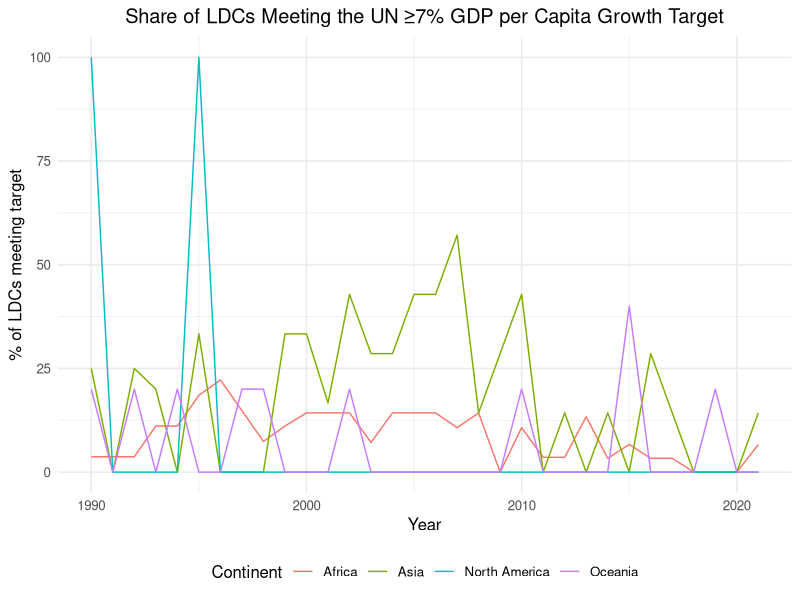

Write R code to recreate this figure.
library(tidyverse)
library(dplyr)
library(ggplot2)
library(purrr)
library(patchwork)

# Importing Data Sets

Continent_Classification <- read.csv("data sets/continents-according-to-our-world-in-data.csv")
GDP_per_capita <- read.csv("data sets/gdp-per-capita-worldbank.csv")
LDC <- read.csv("data sets/LDC.csv")
World_Population <- read.csv("data sets/world population.csv")
NEET <- read.csv("data sets/youth-not-in-education-employment-training.csv")


# Rename Columns

colnames(GDP_per_capita) <- c("Country", "Code", "Year", "GDP_Per_Capita")
colnames(Continent_Classification) <- c("Country", "Code", "Year", "Continent")
colnames(World_Population) <- c("Country", "Code", "Year", "Population")


# Convert columns to correct types

GDP_per_capita <- GDP_per_capita %>%
  mutate(
    Country = as.character(Country),
    Code = as.character(Code),
    Year = as.integer(Year),
    GDP_Per_Capita = map_dbl(GDP_Per_Capita, as.numeric)
  )

Continent_Classification <- Continent_Classification %>%
  mutate(
    Country = as.character(Country),
    Code = as.character(Code),
    Year = as.integer(Year),
    Continent = as.character(Continent)
  )

World_Population <- World_Population %>%
  mutate(
    Country = as.character(Country),
    Code = as.character(Code),
    Year = as.integer(Year),
    Population = as.numeric(Population)
  )

# Combine Data Sets

GDP_Continent_Population_Combined <- GDP_per_capita %>%
  left_join(Continent_Classification %>% select(Code, Continent), by = "Code") %>%
  left_join(World_Population %>% select(Code, Year, Population), by = c("Code", "Year"))


GDP_Continent_Population_Combined <- GDP_Continent_Population_Combined %>%
  drop_na()


# LDC Classification

GDP_Continent_Population_Combined <- GDP_Continent_Population_Combined %>%
  mutate(LDC_Status = Country %in% LDC$Country & Year %in% LDC$Year)

# Add growth rate

GDP_Continent_Population_Combined <- GDP_Continent_Population_Combined %>%
  arrange(Country, Year) %>%  
  group_by(Country) %>%
  mutate(GDP_growth_rate = (GDP_Per_Capita - lag(GDP_Per_Capita)) / lag(GDP_Per_Capita) * 100) %>%
  ungroup()


# Compute Continent Growth

continent_growth <- GDP_Continent_Population_Combined %>%
  group_by(Continent, Year) %>%
  summarise(
    weighted_gdp_pc = sum(GDP_Per_Capita * Population, na.rm = TRUE) / sum(Population, na.rm = TRUE), # weighted gdp_pc
    average_gdp_pc  = mean(GDP_Per_Capita, na.rm = TRUE),  # average gdp_pc
    .groups = "drop"
  ) %>%
  arrange(Continent, Year) %>%
  group_by(Continent) %>%
  mutate(weighted_growth = (weighted_gdp_pc / lag(weighted_gdp_pc) - 1) * 100) %>% # growth rate weighted by population
  mutate(average_growth = (average_gdp_pc / lag(average_gdp_pc) - 1) * 100) %>% # Average growth rate
  ungroup()


# NA during the years will affect accuracy of gdp growth rate
na_counts <- GDP_Continent_Population_Combined %>%
  group_by(Continent, Year) %>%
  summarise(
    na_GDP_growth_rate = sum(is.na(GDP_growth_rate)),
    .groups = "drop"
  ) %>%
  arrange(Continent, Year)
# Europe in 1995 is unreliable because 8 country have NA growth rate


# Plotting the graph for Continents

# Africa
Africa_growth <- ggplot(subset(continent_growth, Continent == "Africa"), aes(x = Year)) +
  geom_line(aes(y = weighted_growth, color = "Weighted")) +
  geom_line(aes(y = average_growth, color = "Average")) +
  labs(title = "Oceania", y = "Growth Rate (%)", x=NULL) +
  theme_minimal()

# Asia
Asia_growth <- ggplot(subset(continent_growth, Continent == "Asia"), aes(x = Year)) +
  geom_line(aes(y = weighted_growth, color = "Weighted")) +
  geom_line(aes(y = average_growth, color = "Average")) +
  labs(title = "Oceania", y = "Growth Rate (%)", x=NULL) +
  theme_minimal()

# Europe
Europe_growth <- ggplot(subset(continent_growth, Continent == "Europe"), aes(x = Year)) +
  geom_line(aes(y = weighted_growth, color = "Weighted")) +
  geom_line(aes(y = average_growth, color = "Average")) +
  labs(title = "Oceania", y = "Growth Rate (%)", x=NULL) +
  theme_minimal()

# North America
NorthAmerica_growth <- ggplot(subset(continent_growth, Continent == "North America"), aes(x = Year)) +
  geom_line(aes(y = weighted_growth, color = "Weighted")) +
  geom_line(aes(y = average_growth, color = "Average")) +
  labs(title = "Oceania", y = "Growth Rate (%)", x=NULL) +
  theme_minimal()

# South America
SouthAmerica_growth  <- ggplot(subset(continent_growth, Continent == "South America"), aes(x = Year)) +
  geom_line(aes(y = weighted_growth, color = "Weighted")) +
  geom_line(aes(y = average_growth, color = "Average")) +
  labs(title = "Oceania", y = "Growth Rate (%)", x=NULL) +
  theme_minimal()

# Oceania
Oceania_growth  <- ggplot(subset(continent_growth, Continent == "Oceania"), aes(x = Year)) +
  geom_line(aes(y = weighted_growth, color = "Weighted")) +
  geom_line(aes(y = average_growth, color = "Average")) +
  labs(title = "Oceania", y = "Growth Rate (%)", x=NULL) +
  theme_minimal()

# Combine all six with one shared legend
Growth_Combined_Plot <- (Africa_growth | Asia_growth | Europe_growth) /
  (NorthAmerica_growth | SouthAmerica_growth | Oceania_growth) +
  plot_annotation(title = "GDP per Capita Growth by Continent",
                  theme = theme(plot.title = element_text(hjust = 0.5))) +
  plot_layout(guides = "collect") &
  theme(legend.position = "bottom")




# Share of LDC meeting the 7% target every year

ldc_target_share <- GDP_Continent_Population_Combined %>%
  filter(LDC_Status) %>%                                   # keep only LDCs
  group_by(Continent, Year) %>%
  summarise(
    n_ldc         = n_distinct(Country),                   # LDC count observed
    n_meet        = n_distinct(Country[GDP_growth_rate >= 7]),
    share_meeting = if_else(n_ldc > 0, 100 * n_meet / n_ldc, NA_real_), # percent
    .groups = "drop"
  )

# Plot the share of LDC meeting target

ggplot(ldc_target_share, aes(x = Year, y = share_meeting, color = Continent)) +
  geom_line(size = 0.5) +
  labs(
    title = "Share of LDCs Meeting the UN ≥7% GDP per Capita Growth Target",
    x = "Year",
    y = "% of LDCs meeting target",
    color = "Continent"
  ) +
  theme_minimal(base_size = 12) +
  theme(
    legend.position = "bottom",
    plot.title = element_text(hjust = 0.5)   # center title
  )


# The growth rate of LDC


# LDC GDP per capita growth (weighted vs average) by continent-year

ldc_continent_growth <- GDP_Continent_Population_Combined %>%
  filter(LDC_Status) %>%
  group_by(Continent, Year) %>%
  summarise(
    weighted_gdp_pc_ldc = sum(GDP_Per_Capita * Population, na.rm = TRUE) / 
      sum(Population, na.rm = TRUE),
    average_gdp_pc_ldc  = mean(GDP_Per_Capita, na.rm = TRUE),
    .groups = "drop"
  ) %>%
  arrange(Continent, Year) %>%
  group_by(Continent) %>%
  mutate(
    weighted_growth_ldc = (weighted_gdp_pc_ldc / lag(weighted_gdp_pc_ldc) - 1) * 100,
    average_growth_ldc  = (average_gdp_pc_ldc  / lag(average_gdp_pc_ldc)  - 1) * 100
  ) %>%
  ungroup()

# Africa

Africa_LDC <- ggplot(subset(ldc_continent_growth, Continent == "Africa"), aes(x = Year)) +
  geom_line(aes(y = weighted_growth_ldc, color = "Weighted"), linewidth = 1) +
  geom_point(aes(y = weighted_growth_ldc, color = "Weighted"), size = 1.5) +
  geom_line(aes(y = average_growth_ldc,  color = "Average"), linewidth = 1, linetype = "dashed") +
  geom_point(aes(y = average_growth_ldc,  color = "Average"), size = 1.5) +
  scale_color_manual(values = c("Weighted" = "#1f77b4", "Average" = "#ff7f0e")) +
  labs(title = "Africa LDC GDP per Capita Growth", y = "Growth (%)", x = NULL, color = "Measure") +
  theme_minimal() +
  theme(
    legend.position = "bottom",
    panel.grid.minor = element_blank(),
    plot.title = element_text(hjust = 0.5)
  )

# Asia

Asia_LDC <- ggplot(subset(ldc_continent_growth, Continent == "Asia"), aes(x = Year)) +
  geom_line(aes(y = weighted_growth_ldc, color = "Weighted"), linewidth = 1) +
  geom_point(aes(y = weighted_growth_ldc, color = "Weighted"), size = 1.5) +
  geom_line(aes(y = average_growth_ldc,  color = "Average"), linewidth = 1, linetype = "dashed") +
  geom_point(aes(y = average_growth_ldc,  color = "Average"), size = 1.5) +
  scale_color_manual(values = c("Weighted" = "#1f77b4", "Average" = "#ff7f0e")) +
  labs(title = "Asia LDC GDP per Capita Growth", y = "Growth (%)", x = NULL, color = "Measure") +
  theme_minimal() +
  theme(
    legend.position = "bottom",
    panel.grid.minor = element_blank(),
    plot.title = element_text(hjust = 0.5)
  )

# Oceania

Oceania_LDC <- ggplot(subset(ldc_continent_growth, Continent == "Oceania"), aes(x = Year)) +
  geom_line(aes(y = weighted_growth_ldc, color = "Weighted"), linewidth = 1) +
  geom_point(aes(y = weighted_growth_ldc, color = "Weighted"), size = 1.5) +
  geom_line(aes(y = average_growth_ldc,  color = "Average"), linewidth = 1, linetype = "dashed") +
  geom_point(aes(y = average_growth_ldc,  color = "Average"), size = 1.5) +
  scale_color_manual(values = c("Weighted" = "#1f77b4", "Average" = "#ff7f0e")) +
  labs(title = "Oceania LDC GDP per Capita Growth", y = "Growth (%)", x = NULL, color = "Measure") +
  theme_minimal() +
  theme(
    legend.position = "bottom",
    panel.grid.minor = element_blank(),
    plot.title = element_text(hjust = 0.5)
  )


# Box Plot to Show Distribution

# Common y-limits across the three continents (ignoring NAs)
ylim_range <- ldc_continent_growth %>%
  filter(Continent %in% c("Africa", "Asia", "Oceania")) %>%
  pull(weighted_growth_ldc) %>%
  range(na.rm = TRUE)

# Africa
Africa_box <- ggplot(subset(ldc_continent_growth, Continent == "Africa" & !is.na(weighted_growth_ldc)),
                     aes(x = "Africa", y = weighted_growth_ldc)) +
  geom_boxplot(fill = "#1f77b4") +
  coord_cartesian(ylim = ylim_range) +
  labs(title = "Africa", x = NULL, y = "Growth Rate (%)") +
  theme_minimal() +
  theme(plot.title = element_text(hjust = 0.5))

# Asia
Asia_box <- ggplot(subset(ldc_continent_growth, Continent == "Asia" & !is.na(weighted_growth_ldc)),
                   aes(x = "Asia", y = weighted_growth_ldc)) +
  geom_boxplot(fill = "#1f77b4") +
  coord_cartesian(ylim = ylim_range) +
  labs(title = "Asia", x = NULL, y = NULL) +
  theme_minimal() +
  theme(plot.title = element_text(hjust = 0.5))

# Oceania
Oceania_box <- ggplot(subset(ldc_continent_growth, Continent == "Oceania" & !is.na(weighted_growth_ldc)),
                      aes(x = "Oceania", y = weighted_growth_ldc)) +
  geom_boxplot(fill = "#1f77b4") +
  coord_cartesian(ylim = ylim_range) +
  labs(title = "Oceania", x = NULL, y = NULL) +
  theme_minimal() +
  theme(plot.title = element_text(hjust = 0.5))

# Combine into one row with a shared title
LDC_Distribution_Combined <- (Africa_box | Asia_box | Oceania_box) +
  plot_annotation(
    title = "Distribution of Weighted LDC GDP per Capita Growth",
    theme = theme(plot.title = element_text(hjust = 0.5))
  )
